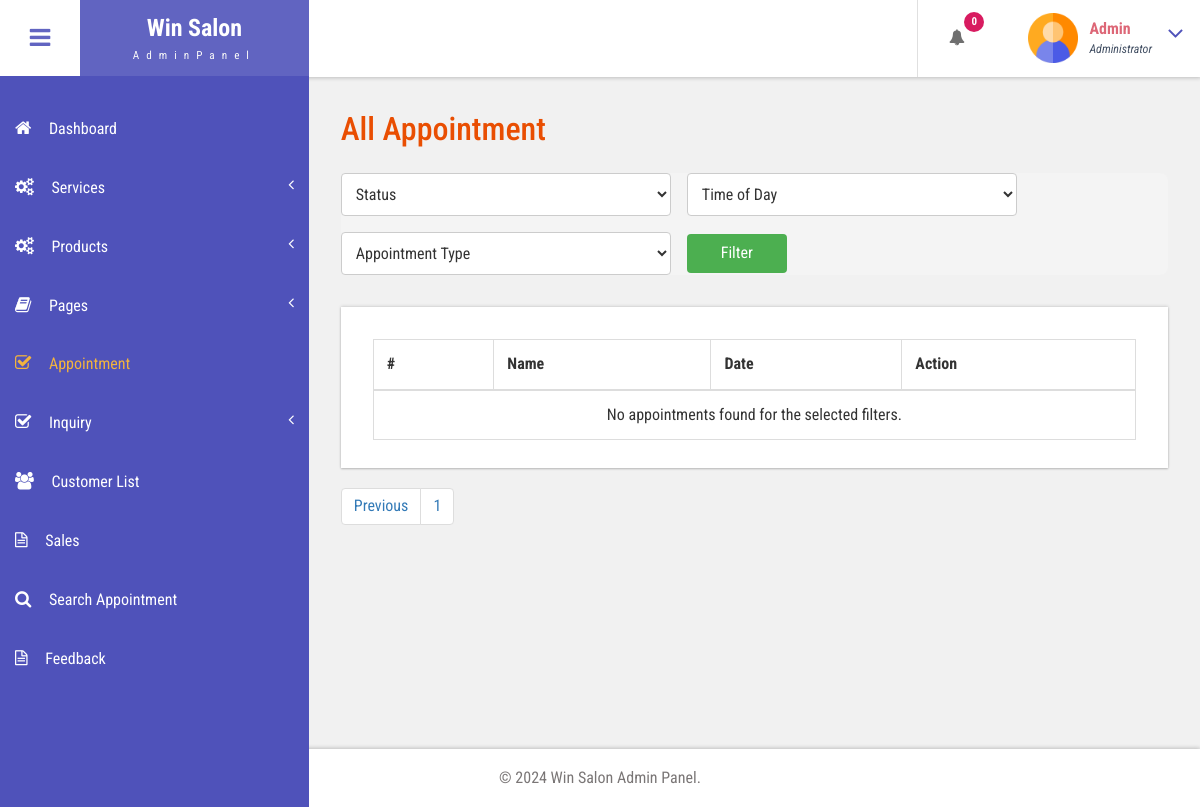
Before: /bfs/admin/all-appointment.php?page=2 (signed in) with the older database file.
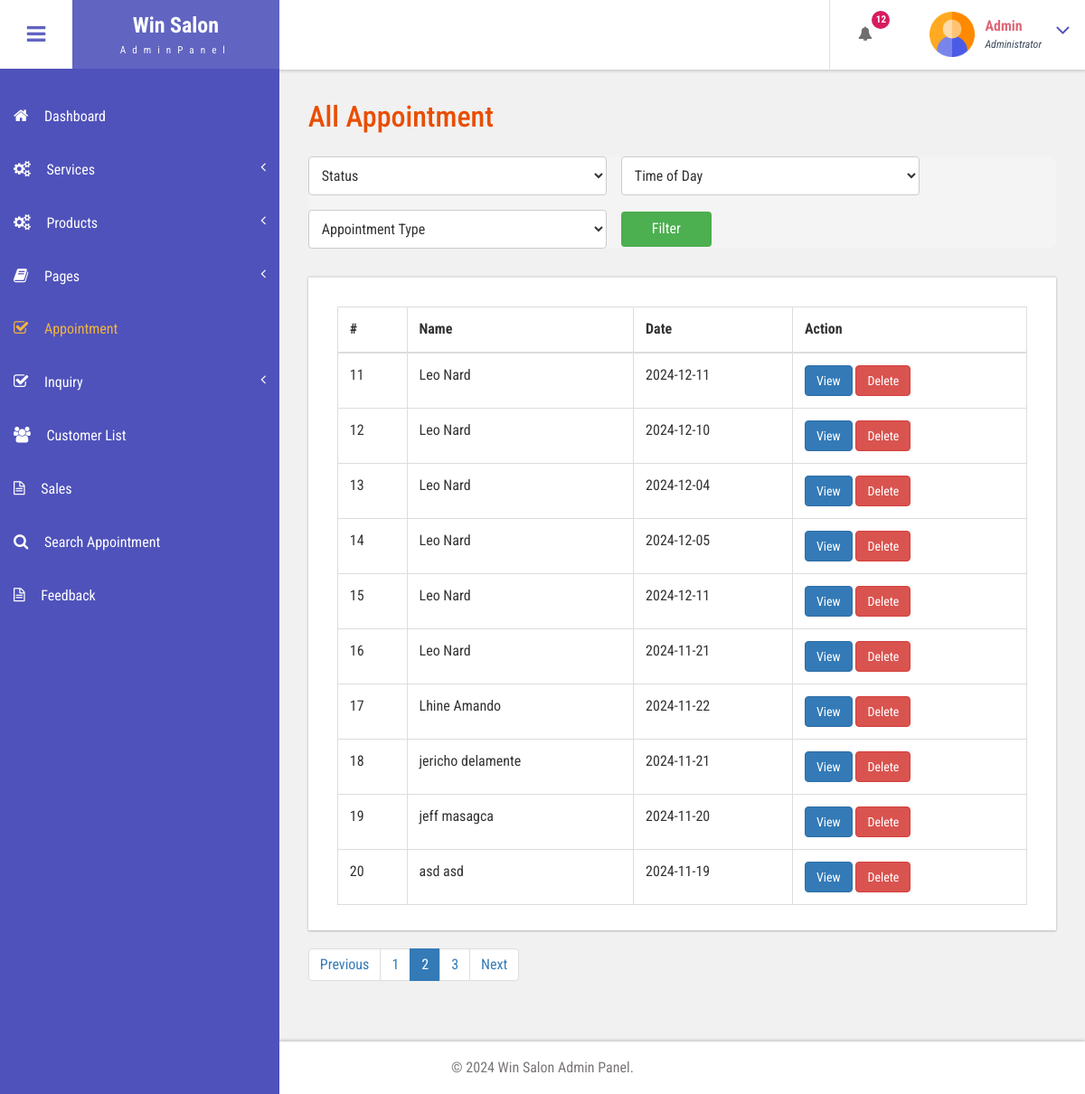
After: the same page with the newer database file.
### tables this page shows
CREATE TABLE `tblbook` (
  `ID` int(10) NOT NULL,
  `UserID` int(10) DEFAULT NULL,
  `AptNumber` int(10) DEFAULT NULL,
  `AptDate` date DEFAULT NULL,
  `AptTime` time DEFAULT NULL,
  `Service` varchar(255) NOT NULL,
  `Message` mediumtext DEFAULT NULL,
  `BookingDate` timestamp NULL DEFAULT current_timestamp(),
  `Remark` varchar(250) DEFAULT NULL,
  `Status` varchar(250) DEFAULT NULL,
  `RemarkDate` timestamp NULL DEFAULT NULL ON UPDATE current_timestamp(),
  `Service_Total_Price` decimal(10,2) DEFAULT 0.00,
  `deleted_at` datetime DEFAULT NULL
);

CREATE TABLE `tbluser` (
  `ID` int(10) NOT NULL,
  `FirstName` varchar(120) DEFAULT NULL,
  `LastName` varchar(250) DEFAULT NULL,
  `MobileNumber` bigint(10) DEFAULT NULL,
  `Email` varchar(120) DEFAULT NULL,
  `Password` varchar(120) DEFAULT NULL,
  `account_activation_hash` varchar(64) DEFAULT NULL,
  `RegDate` timestamp NULL DEFAULT current_timestamp()
);

### bfs/admin/all-appointment.php (the view, shortened to what the changed rows need)
<?php
include('includes/dbconnection.php');
if (strlen($_SESSION['bpmsaid']==0)) {
  header('location:logout.php');
  } else{
    $limit = 10;
    $page = isset($_GET['page']) ? (int)$_GET['page'] : 1;
    $offset = ($page - 1) * $limit;
    $filters = [];
    $filter_sql = count($filters) > 0 ? 'WHERE ' . implode(' AND ', $filters) : '';
    $count_query = "SELECT COUNT(*) AS total FROM tblbook
                    JOIN tbluser ON tbluser.ID = tblbook.UserID
                    $filter_sql AND (tblbook.deleted_at IS NULL OR tblbook.deleted_at < NOW() - INTERVAL 30 DAY)";
    $result = mysqli_query($con, $count_query);
    $row = mysqli_fetch_assoc($result);
    $total_records = $row['total'];
    $total_pages = ceil($total_records / $limit);
  ?>
<!DOCTYPE HTML>
<html>
<head>
<link href="css/bootstrap.css" rel='stylesheet' type='text/css' />
<link href="css/style.css" rel='stylesheet' type='text/css' />
<link href="css/font-awesome.css" rel="stylesheet">
<link href="css/animate.css" rel="stylesheet" type="text/css" media="all">
<link href="css/custom.css" rel="stylesheet">
</head>
<body class="cbp-spmenu-push">
	<div class="main-content">
		 <?php include_once('includes/sidebar.php');?>
		 <?php include_once('includes/header.php');?>
		<div id="page-wrapper">
			<div class="main-page">
				<div class="tables">
					<h3 class="title1">All Appointment</h3>
					<form method="get" action="" class="filter-form">
                        <select name="status" class="filter-select">
                            <option value="">Status</option>
                        </select>
                        <select name="time_of_day" class="filter-select">
                            <option value="">Time of Day</option>
                        </select>
                        <select name="appointment_type" class="filter-select">
                            <option value="">Appointment Type</option>
                        </select>
                        <button type="submit" class="filter-button">Filter</button>
                    </form>
					<div class="table-responsive bs-example widget-shadow">
						<table class="table table-bordered">
							<thead>
								<tr>
									<th>#</th>
									<th>Name</th>
									<th>Date</th>
									<th>Action</th>
								</tr>
							</thead>
							<tbody>
    <?php
    $query = "SELECT tbluser.FirstName, tbluser.LastName, tbluser.MobileNumber, tblbook.ID AS bid, tblbook.AptNumber,
              tblbook.AptDate, tblbook.AptTime, tblbook.Status
              FROM tblbook
              JOIN tbluser ON tbluser.ID = tblbook.UserID
              $filter_sql
              AND (tblbook.deleted_at IS NULL OR tblbook.deleted_at < NOW() - INTERVAL 30 DAY)
              ORDER BY tblbook.BookingDate DESC
              LIMIT $limit OFFSET $offset";
    $ret = mysqli_query($con, $query);
    $cnt = $offset + 1;
    if (mysqli_num_rows($ret) > 0) {
        while ($row = mysqli_fetch_array($ret)) {
    ?>
            <tr>
                <td scope="row"><?php echo $cnt; ?></td>
                <td><?php echo $row['FirstName']; ?> <?php echo $row['LastName']; ?></td>
                <td><?php echo $row['AptDate']; ?></td>
                <td>
                    <a href="view-appointment.php?viewid=<?php echo $row['bid']; ?>" class="btn btn-primary">View</a>
                    <a href="all-appointment.php?delid=<?php echo $row['bid']; ?>" class="btn btn-danger" onClick="return confirm('Are you sure you want to delete?')">Delete</a>
                </td>
            </tr>
    <?php
            $cnt++;
        }
    } else {
        echo "<tr><td colspan='8' style='text-align:center;'>No appointments found for the selected filters.</td></tr>";
    }
    ?>
</tbody>
					</table>
					</div>
                <nav>
                    <ul class="pagination">
                        <?php if ($page > 1) { ?>
                            <li><a href="all-appointment.php?page=<?php echo $page - 1; ?>">Previous</a></li>
                        <?php } ?>
                        <?php for ($i = 1; $i <= $total_pages; $i++) { ?>
                            <li class="<?php if ($i == $page) echo 'active'; ?>">
                                <a href="all-appointment.php?page=<?php echo $i; ?>"><?php echo $i; ?></a>
                            </li>
                        <?php } ?>
                        <?php if ($page < $total_pages) { ?>
                            <li><a href="all-appointment.php?page=<?php echo $page + 1; ?>">Next</a></li>
                        <?php } ?>
                    </ul>
                </nav>
				</div>
			</div>
		</div>
		 <?php include_once('includes/footer.php');?>
	</div>
</body>
</html>
<?php }  ?>

### bfs/admin/includes/header.php (shortened to what the changed rows need)
<div class="sticky-header header-section ">
      <div class="header-left">
        <button id="showLeftPush"><i class="fa fa-bars"></i></button>
        <div class="logo">
          <a href="index.html">
            <h1>Win Salon</h1>
            <span>AdminPanel</span>
          </a>
        </div>
      </div>
      <div class="header-right">
        <div class="profile_details_left">
          <ul class="nofitications-dropdown">
            <?php
            $ret1 = mysqli_query($con, "SELECT tbluser.FirstName, tbluser.LastName, tblbook.ID as bid, tblbook.AptNumber
                            FROM tblbook
                            JOIN tbluser ON tbluser.ID = tblbook.UserID
                            WHERE tblbook.Status IS NULL
                            ORDER BY tblbook.ID DESC");
            $num = mysqli_num_rows($ret1);
            ?>
            <li class="dropdown head-dpdn">
              <a href="#" class="dropdown-toggle" data-toggle="dropdown" aria-expanded="false"><i class="fa fa-bell"></i><span class="badge blue"><?php echo $num;?></span></a>
            </li>
          </ul>
          <div class="clearfix"> </div>
        </div>
        <div class="profile_details">
        <?php
$adid=$_SESSION['bpmsaid'];
$ret=mysqli_query($con,"select AdminName from tbladmin where ID='$adid'");
$row=mysqli_fetch_array($ret);
$name=$row['AdminName'];
?>
          <ul>
            <li class="dropdown profile_details_drop">
              <a href="#" class="dropdown-toggle" data-toggle="dropdown" aria-expanded="false">
                <div class="profile_img">
                  <span class="prfil-img"><img src="images/admin.png" alt="" width="50" height="50"> </span>
                  <div class="user-name">
                    <p><?php echo $name; ?></p>
                    <span>Administrator</span>
                  </div>
                  <i class="fa fa-angle-down lnr"></i>
                  <div class="clearfix"></div>
                </div>
              </a>
            </li>
          </ul>
        </div>
      </div>
      <div class="clearfix"> </div>
    </div>

Changed rows visible on the page:
added tblbook: UserID.FirstName "Leo", UserID.LastName "Nard", AptDate "2024-12-11"
added tblbook: UserID.FirstName "Leo", UserID.LastName "Nard", AptDate "2024-12-10"
added tblbook: UserID.FirstName "Leo", UserID.LastName "Nard", AptDate "2024-12-04"
added tblbook: UserID.FirstName "Leo", UserID.LastName "Nard", AptDate "2024-12-05"
added tblbook: UserID.FirstName "Leo", UserID.LastName "Nard", AptDate "2024-12-11"
now on this page (row unchanged): tblbook: UserID.FirstName "Leo", UserID.LastName "Nard", AptDate "2024-11-21"
now on this page (row unchanged): tblbook: UserID.FirstName "Lhine", UserID.LastName "Amando", AptDate "2024-11-22"
now on this page (row unchanged): tblbook: UserID.FirstName "jericho", UserID.LastName "delamente", AptDate "2024-11-21"
now on this page (row unchanged): tblbook: UserID.FirstName "jeff", UserID.LastName "masagca", AptDate "2024-11-20"
now on this page (row unchanged): tblbook: UserID.FirstName "asd", UserID.LastName "asd", AptDate "2024-11-19"
Other visible differences:
$num: "0" → "12"
new list line: "2"
new list line: "3"
text no longer shown: "No appointments found for the selected filters."
text now shown: "Next"
